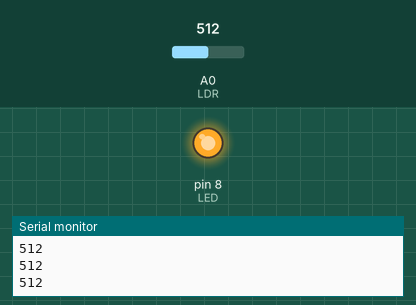
This sketch was run on a simulated Arduino Uno, built with avr-gcc and run on an emulated ATmega328P. On the bench: output pins drawn as LEDs (lit = HIGH), the last lines printed to the serial monitor. The test bench sets the inputs (shaded band); at power-on: A0 (LDR) = 512.

Above: at 1.2 s.
1.3 s: A0 (LDR) set to 583
2.8 s: A0 (LDR) set to 613
At 3.2 s:
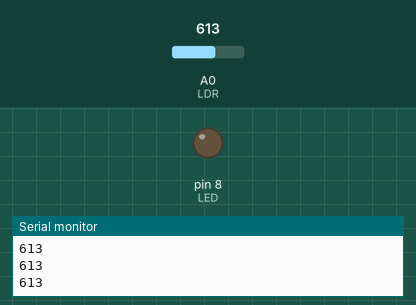
4.3 s: A0 (LDR) set to 590
At 5.5 s:
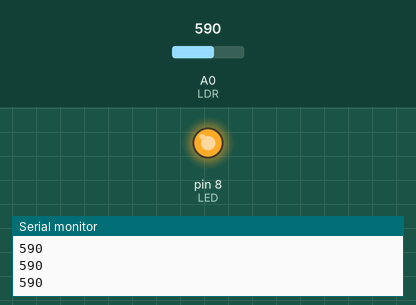
5.8 s: A0 (LDR) set to 610
At 6.7 s:
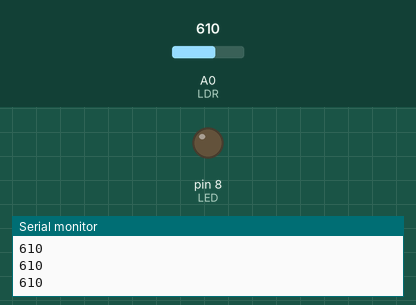
Timing chart, 0 to 8.3 s (numbered marks = the images above; inputs shaded):
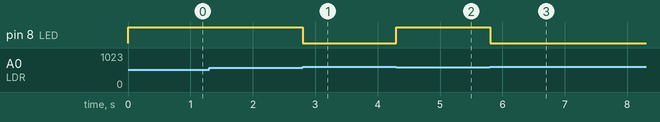

The sketch:

ldr_acende_led.ino
```cpp
// C++ code
//

int LDR=A0;
int Valor=0;
int LED=8;

void setup()
{
  pinMode(LED, OUTPUT);
  pinMode(LDR, INPUT);

  Serial.begin(9600);
}

void loop()
{
  Valor=analogRead(LDR);

  if (Valor > 600){

  digitalWrite(LED, LOW);
  Serial.println(Valor);

  } else {

    digitalWrite(LED,HIGH);
      Serial.println(Valor);

  }
}
```

Measured:
- the behaviour switches between 600 and 601 on A0 (LDR) (found by bisection; images 0 and 1)
- after the input at 2.8 s, pin 8 (LED): HIGH → LOW at once
- after the input at 4.3 s, pin 8 (LED): LOW → HIGH at once
- after the input at 5.8 s, pin 8 (LED): HIGH → LOW at once
